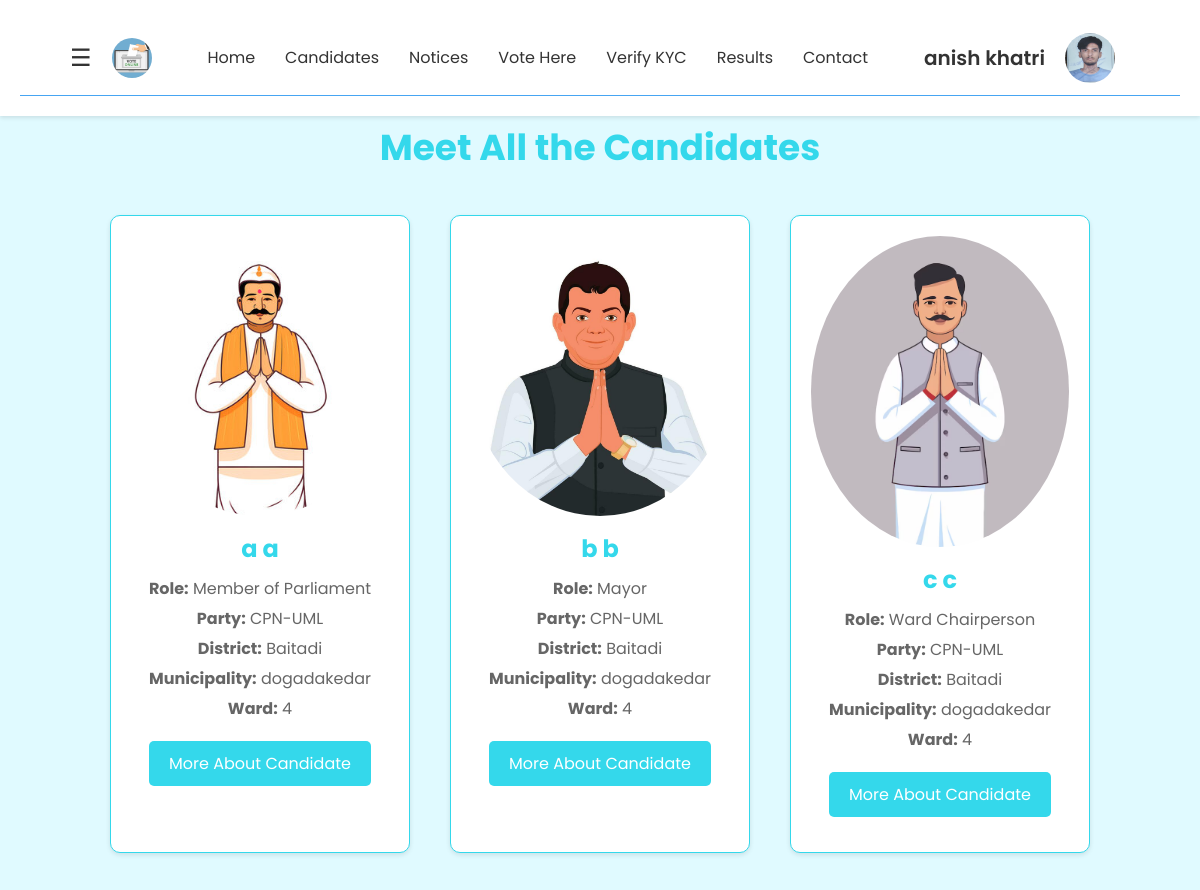
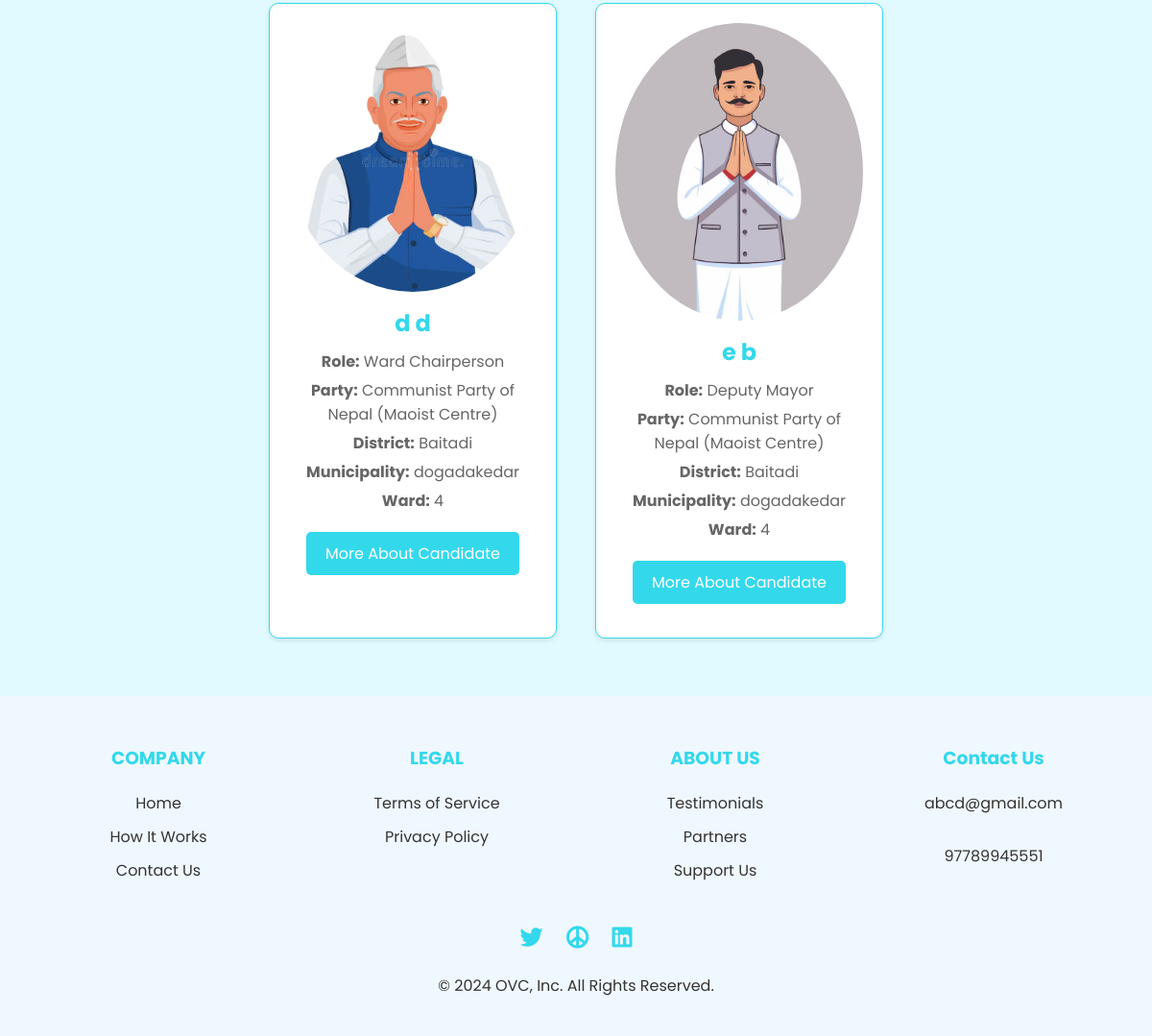
The app's page /candidates/ (signed in) with its own data (2 pictures, top to bottom).
### myapp/models.py (models this page shows, shortened)
class CandidateProfile(models.Model):
    first_name = models.CharField(max_length=100)
    middle_name = models.CharField(max_length=100, blank=True, null=True)
    last_name = models.CharField(max_length=100)
    publicaddress = models.CharField(max_length=100)
    date_of_birth = models.DateField()
    email = models.EmailField()
    phone_number = models.CharField(max_length=20)
    ROLE_CHOICES = [
        ('MP', 'Member of Parliament'),
        ('Mayor', 'Mayor'),
        ('Deputy Mayor', 'Deputy Mayor'),
        ('Ward Chairperson', 'Ward Chairperson'),
    ]
    role = models.CharField(max_length=50, choices=ROLE_CHOICES)
    POLITICAL_PARTY_CHOICES = [
        ('CPN-UML', 'CPN-UML'),
        ('Nepali Congress', 'Nepali Congress'),
        ('Maoist', 'Communist Party of Nepal (Maoist Centre)'),
        ('Samajwadi', 'Samajwadi Party Nepal'),
    ]
    political_party = models.CharField(max_length=100, choices=POLITICAL_PARTY_CHOICES)
    district = models.CharField(max_length=100)
    municipality = models.CharField(max_length=100)
    ward = models.IntegerField()
    profile_picture = models.ImageField(upload_to=candidate_photo_path )
    citizenship_front = models.ImageField(upload_to=candidate_photo_path)
    citizenship_back = models.ImageField(upload_to=candidate_photo_path)
    class Meta:
        db_table='candidateprofile'

### myapp/views.py (the view)
# urls.py: path('candidates/',views.candidates,name="candidates"),
def candidates(request):
    candidates = CandidateProfile.objects.all()
    user_profile_picture = None
    user_full_name = None
    email = request.session.get('email')
    if email:
        try:
            profile_picture = ProfilePicture.objects.get(email=email)
            user_profile_picture = profile_picture.photo_front.url
        except ProfilePicture.DoesNotExist:
            pass
        try:
            user_profile = UserProfile.objects.get(email=email)
            user_full_name = f"{user_profile.first_name} {user_profile.middle_name} {user_profile.last_name}"
        except UserProfile.DoesNotExist:
            pass
    return render(request, 'myapp/candidates.html', {
        'candidates': candidates,
        'user_profile_picture': user_profile_picture,
        'user_full_name': user_full_name,
    })

### myapp/templates/myapp/candidates.html (shortened to what this page needs)
<!DOCTYPE html>
<html lang="en">
<head>
    {% load static %}
    <link rel="stylesheet" href="https://cdnjs.cloudflare.com/ajax/libs/font-awesome/5.15.4/css/all.min.css">
    <link rel="stylesheet" href="{% static 'myapp/css/nav.css' %}">
    <link rel="stylesheet" href="{% static 'myapp/css/footer.css' %}">
    <link rel="stylesheet" href="{% static 'myapp/css/candidates.css' %}">
</head>
<body>
    <header>
        <nav>
            <div class="nav-left">
                <div class="menu-icon" onclick="openNav()">&#9776;</div>
                <div class="logo"><img src="{% static 'myapp/images/logo.jpg' %}" alt="Logo" class="circular-logo"></div>
            </div>
           <div class="nav-center" id="navLinks">
                    <a href="{% url 'home' %}">Home</a>
                    <a href="{% url 'candidates' %}">Candidates</a>
                    <a href="{% url 'notices' %}">Notices</a>
                    <a href="{% url 'vote' %}">Vote Here</a>
                    <a href="{% url 'verify_kyc' %}">Verify KYC</a>
                    <a href="{% url 'resultuser' %}">Results</a>
                    <a href="{% url 'contact' %}">Contact</a>
                </div>
                <div class="nav-right">
                    {% if user_full_name %}
                    <span class="user-full-name">{{ user_full_name }}</span>
                    {% if user_profile_picture %}
                    <img src="{{ user_profile_picture }}" alt="Profile Picture" class="profiles-picture"
                        onclick="toggleDropdown()">
                    {% else %}
                    <img src="{% static 'myapp/images/user_icon.png' %}" alt="Profiles Picture" class="profiles-picture"
                        onclick="toggleDropdown()">
                    {% endif %}
                    {% else %}
                    <a href="{% url 'userlogin' %}" class="login-button">LogIn</a>
                    {% endif %}
                </div>
            </nav>
        </header>
    <main>
        <section class="candidate-section">
            <h1>Meet All the Candidates</h1>
            <div class="candidate-container">
                {% for candidate in candidates %}
                <div class="candidate-card">
                    <div class="profile-picture">
                        <img src="{{ candidate.profile_picture.url }}" alt="{{ candidate.first_name }} {{ candidate.last_name }}">
                    </div>
                    <div class="candidate-details">
                        <h2>{{ candidate.first_name }} {{ candidate.middle_name }} {{ candidate.last_name }}</h2>
                        <p><strong>Role:</strong> {{ candidate.get_role_display }}</p>
                        <p><strong>Party:</strong> {{ candidate.get_political_party_display }}</p>
                        <p><strong>District:</strong> {{ candidate.district }}</p>
                        <p><strong>Municipality:</strong> {{ candidate.municipality }}</p>
                        <p><strong>Ward:</strong> {{ candidate.ward }}</p>
                        <button class="more-info-btn">More About Candidate</button>
                    </div>
                </div>
                {% endfor %}
            </div>
        </section>
    </main>
    <footer class="footer">
        <div class="footer-content">
            <div class="footer-section">
                <h3>COMPANY</h3>
                <a href="#">Home</a>
                <a href="#">How It Works</a>
                <a href="#">Contact Us</a>
            </div>
            <div class="footer-section">
                <h3>LEGAL</h3>
                <a href="#">Terms of Service</a>
                <a href="#">Privacy Policy</a>
            </div>
            <div class="footer-section">
                <h3>ABOUT US</h3>
                <a href="#">Testimonials</a>
                <a href="#">Partners</a>
                <a href="#">Support Us</a>
            </div>
            <div class="footer-section">
                <h3>Contact Us</h3>
                <a href="#">abcd@gmail.com</a>
                <p>97789945551</p>
            </div>
        </div>
        <div class="social-icons">
            <a href="#"><i class="fab fa-twitter"></i></a>
            <a href="#"><i class="fas fa-peace"></i></a>
            <a href="#"><i class="fab fa-linkedin"></i></a>
        </div>
        <p>&copy; 2024 OVC, Inc. All Rights Reserved.</p>
    </footer>
</body>
</html>

### myapp/static/myapp/css/nav.css (style rules this page uses)
nav { display: flex; justify-content: space-between; align-items: center; background-color: white; padding: 10px 50px; border-bottom: 1px solid #46a5f2; position: sticky; top: 0; z-index: 1000; }
.nav-left { display: flex; align-items: center; }
.menu-icon { font-size: 24px; color: #333; cursor: pointer; margin-right: 20px; }
.logo { display: flex; align-items: center; }
.circular-logo { height: 40px; width: 40px; border-radius: 50%; object-fit: cover; }
.nav-center { display: flex; justify-content: center; flex-grow: 1; }
.nav-center a { text-decoration: none; color: #333; font-size: 16px; padding: 15px; transition: color 0.3s ease, background-color 0.3s ease; }
.nav-right { margin-right:15px; display: flex; align-items: center; }

### myapp/static/myapp/css/footer.css (style rules this page uses)
.footer { background-color: #f0f8ff; padding: 40px 20px; text-align: center; }
.footer .footer-content { display: flex; justify-content: space-between; flex-wrap: wrap; }
.footer .footer-section { flex: 1; padding: 10px; min-width: 200px; }
.footer .footer-section h3 { margin-bottom: 20px; color: #34d8eb; }
.footer .footer-section a { display: block; color: #333; text-decoration: none; margin-bottom: 10px; }
.footer .social-icons { margin-top: 20px; }
.footer .social-icons a { display: inline-block; margin: 0 10px; color: #34d8eb; font-size: 24px; }
.footer p { color: #333; padding-top: 20px; }

### myapp/static/myapp/css/candidates.css (style rules this page uses)
* { margin: 0; padding: 0; box-sizing: border-box; font-family: 'Poppins'; }
body { background-color: #e0faff; color: #333; margin: 0; padding: 0; }
header { background-color: #fff; padding: 20px; box-shadow: 0 2px 4px rgba(0, 0, 0, 0.1); position: fixed; width: 100%; top: 0; z-index: 1000; }
main { padding-top: 80px; }
.profiles-picture { width: 50px; height: 50px; border-radius: 50%; }
.user-full-name { margin-right: 20px; font-weight: 550; font-size: 20px; }
.candidate-section { padding: 40px 20px; text-align: center; }
.candidate-section h1 { font-size: 36px; margin-bottom: 20px; color: #34d8eb; }
.candidate-container { display: flex; flex-wrap: wrap; justify-content: center; }
.candidate-card { background-color: #fff; border: 1px solid #34d8eb; border-radius: 10px; box-shadow: 0 2px 4px rgba(0, 0, 0, 0.1); margin: 10px; padding: 20px; width: calc(25% - 40px); max-width: 300px; text-align: center; transition: transform 0.3s, box-shadow 0.3s; }
.candidate-card img { border-radius: 50%; width: 100px; height: 100px; margin-bottom: 15px; }
.candidate-card p { font-size: 16px; color: #666; margin-bottom: 15px; }
.candidate-card { background-color: white; border: 1px solid #34d8eb; border-radius: 10px; box-shadow: 0 2px 5px rgba(0, 0, 0, 0.1); overflow: hidden; width: 300px; margin: 20px; display: flex; flex-direction: column; align-items: center; text-align: center; }
.profile-picture { border-top-left-radius: 10px; border-top-right-radius: 10px; width: 100%; height: auto; overflow: hidden; }
.profile-picture img { width: 100%; height: 100%; object-fit: cover; }
.candidate-details { padding: 15px; flex-grow: 1; }
.candidate-details h2 { font-size: 1.5em; margin-bottom: 10px; color: #34d8eb; }
.candidate-details p { margin: 5px 0; color: #666; }
.more-info-btn { background-color: #34d8eb; border: none; color: white; padding: 10px 20px; text-align: center; text-decoration: none; display: inline-block; font-size: 16px; margin-top: 15px; cursor: pointer; border-radius: 5px; }

### records on screen
CandidateProfile: profile_picture (picture), first_name "a", last_name "a", role "Member of Parliament", political_party "CPN-UML", district "Baitadi", municipality "dogadakedar", ward "4"
CandidateProfile: profile_picture (picture), first_name "b", last_name "b", role "Mayor", political_party "CPN-UML", district "Baitadi", municipality "dogadakedar", ward "4"
CandidateProfile: profile_picture (picture), first_name "c", last_name "c", role "Ward Chairperson", political_party "CPN-UML", district "Baitadi", municipality "dogadakedar", ward "4"
CandidateProfile: profile_picture (picture), first_name "d", last_name "d", role "Ward Chairperson", political_party "Communist Party of Nepal (Maoist Centre)", district "Baitadi", municipality "dogadakedar", ward "4"
CandidateProfile: profile_picture (picture), first_name "e", last_name "b", role "Deputy Mayor", political_party "Communist Party of Nepal (Maoist Centre)", district "Baitadi", municipality "dogadakedar", ward "4"

### other values on screen
{{ user_full_name }} "anish khatri"
